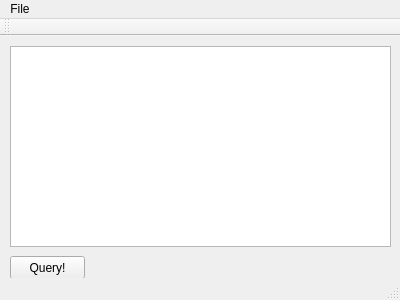
<?xml version="1.0" encoding="UTF-8"?>
<ui version="4.0">
 <class>MainWindow</class>
 <widget class="QMainWindow" name="MainWindow">
  <property name="geometry">
   <rect>
    <x>0</x>
    <y>0</y>
    <width>400</width>
    <height>300</height>
   </rect>
  </property>
  <property name="windowTitle">
   <string>MainWindow</string>
  </property>
  <widget class="QWidget" name="centralWidget">
   <widget class="QPlainTextEdit" name="log">
    <property name="geometry">
     <rect>
      <x>10</x>
      <y>10</y>
      <width>381</width>
      <height>201</height>
     </rect>
    </property>
   </widget>
   <widget class="QPushButton" name="query_button">
    <property name="geometry">
     <rect>
      <x>10</x>
      <y>220</y>
      <width>75</width>
      <height>23</height>
     </rect>
    </property>
    <property name="text">
     <string>Query!</string>
    </property>
   </widget>
  </widget>
  <widget class="QMenuBar" name="menuBar">
   <property name="geometry">
    <rect>
     <x>0</x>
     <y>0</y>
     <width>400</width>
     <height>21</height>
    </rect>
   </property>
   <widget class="QMenu" name="menuFile">
    <property name="title">
     <string>File</string>
    </property>
    <addaction name="actionExit"/>
   </widget>
   <addaction name="menuFile"/>
  </widget>
  <widget class="QToolBar" name="mainToolBar">
   <attribute name="toolBarArea">
    <enum>TopToolBarArea</enum>
   </attribute>
   <attribute name="toolBarBreak">
    <bool>false</bool>
   </attribute>
  </widget>
  <widget class="QStatusBar" name="statusBar"/>
  <action name="actionExit">
   <property name="text">
    <string>Exit</string>
   </property>
  </action>
 </widget>
 <layoutdefault spacing="6" margin="11"/>
 <resources/>
 <connections/>
</ui>
